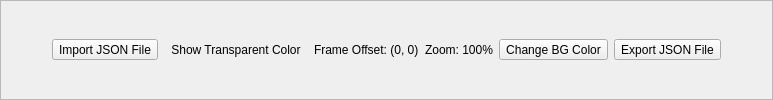
    <widget class="QFrame" name="toolbarFrame">
     <property name="minimumSize">
      <size>
       <width>0</width>
       <height>0</height>
      </size>
     </property>
     <property name="maximumSize">
      <size>
       <width>16777215</width>
       <height>16777215</height>
      </size>
     </property>
     <property name="frameShape">
      <enum>QFrame::StyledPanel</enum>
     </property>
     <property name="frameShadow">
      <enum>QFrame::Raised</enum>
     </property>
     <layout class="QHBoxLayout" name="horizontalLayout_3">
      <item>
       <spacer name="horizontalSpacer_4">
        <property name="orientation">
         <enum>Qt::Horizontal</enum>
        </property>
        <property name="sizeHint" stdset="0">
         <size>
          <width>40</width>
          <height>20</height>
         </size>
        </property>
       </spacer>
      </item>
      <item>
       <widget class="QToolButton" name="impFile">
        <property name="text">
         <string>Import JSON File</string>
        </property>
       </widget>
      </item>
      <item>
       <widget class="QToolButton" name="showTransClr">
        <property name="text">
         <string>Show Transparent Color</string>
        </property>
        <property name="iconSize">
         <size>
          <width>24</width>
          <height>24</height>
         </size>
        </property>
        <property name="toolButtonStyle">
         <enum>Qt::ToolButtonTextUnderIcon</enum>
        </property>
        <property name="autoRaise">
         <bool>true</bool>
        </property>
       </widget>
      </item>
      <item>
       <widget class="QLabel" name="frameOffLabel">
        <property name="text">
         <string>Frame Offset: (0, 0)</string>
        </property>
       </widget>
      </item>
      <item>
       <widget class="QLabel" name="zoomLabel">
        <property name="text">
         <string>Zoom: 100%</string>
        </property>
       </widget>
      </item>
      <item>
       <widget class="QToolButton" name="bgColor">
        <property name="text">
         <string>Change BG Color</string>
        </property>
        <property name="iconSize">
         <size>
          <width>24</width>
          <height>24</height>
         </size>
        </property>
        <property name="toolButtonStyle">
         <enum>Qt::ToolButtonTextUnderIcon</enum>
        </property>
        <property name="autoRaise">
         <bool>false</bool>
        </property>
       </widget>
      </item>
      <item>
       <widget class="QToolButton" name="expFile">
        <property name="text">
         <string>Export JSON File</string>
        </property>
       </widget>
      </item>
      <item>
       <spacer name="horizontalSpacer_3">
        <property name="orientation">
         <enum>Qt::Horizontal</enum>
        </property>
        <property name="sizeHint" stdset="0">
         <size>
          <width>40</width>
          <height>20</height>
         </size>
        </property>
       </spacer>
      </item>
     </layout>
    </widget>
